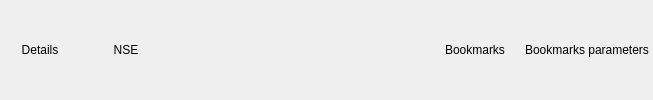
            <widget class="QFrame" name="frame_2">
             <property name="frameShape">
              <enum>QFrame::NoFrame</enum>
             </property>
             <property name="frameShadow">
              <enum>QFrame::Raised</enum>
             </property>
             <property name="lineWidth">
              <number>0</number>
             </property>
             <layout class="QHBoxLayout" name="horizontalLayout_4">
              <property name="margin">
               <number>0</number>
              </property>
              <item>
               <widget class="QPushButton" name="Bdetails">
                <property name="focusPolicy">
                 <enum>Qt::StrongFocus</enum>
                </property>
                <property name="styleSheet">
                 <string notr="true"/>
                </property>
                <property name="text">
                 <string>Details</string>
                </property>
                <property name="icon">
                 <iconset resource="../../mainwin.qrc">
                  <normaloff>:/images/images/network_local.png</normaloff>:/images/images/network_local.png</iconset>
                </property>
                <property name="checkable">
                 <bool>true</bool>
                </property>
                <property name="autoDefault">
                 <bool>false</bool>
                </property>
                <property name="default">
                 <bool>false</bool>
                </property>
                <property name="flat">
                 <bool>true</bool>
                </property>
               </widget>
              </item>
              <item>
               <widget class="QPushButton" name="Bnss">
                <property name="text">
                 <string>NSE</string>
                </property>
                <property name="icon">
                 <iconset resource="../../mainwin.qrc">
                  <normaloff>:/images/images/viewmag+.png</normaloff>:/images/images/viewmag+.png</iconset>
                </property>
                <property name="checkable">
                 <bool>true</bool>
                </property>
                <property name="flat">
                 <bool>true</bool>
                </property>
               </widget>
              </item>
              <item>
               <spacer name="horizontalSpacer">
                <property name="orientation">
                 <enum>Qt::Horizontal</enum>
                </property>
                <property name="sizeHint" stdset="0">
                 <size>
                  <width>263</width>
                  <height>20</height>
                 </size>
                </property>
               </spacer>
              </item>
              <item>
               <widget class="QPushButton" name="Bbook">
                <property name="text">
                 <string>Bookmarks</string>
                </property>
                <property name="icon">
                 <iconset resource="../../mainwin.qrc">
                  <normaloff>:/images/images/bookmark_folder.png</normaloff>:/images/images/bookmark_folder.png</iconset>
                </property>
                <property name="checkable">
                 <bool>true</bool>
                </property>
                <property name="flat">
                 <bool>true</bool>
                </property>
               </widget>
              </item>
              <item>
               <widget class="QPushButton" name="BBPar">
                <property name="text">
                 <string>Bookmarks parameters</string>
                </property>
                <property name="icon">
                 <iconset resource="../../mainwin.qrc">
                  <normaloff>:/images/images/bookmark_folder.png</normaloff>:/images/images/bookmark_folder.png</iconset>
                </property>
                <property name="checkable">
                 <bool>true</bool>
                </property>
                <property name="flat">
                 <bool>true</bool>
                </property>
               </widget>
              </item>
             </layout>
            </widget>
